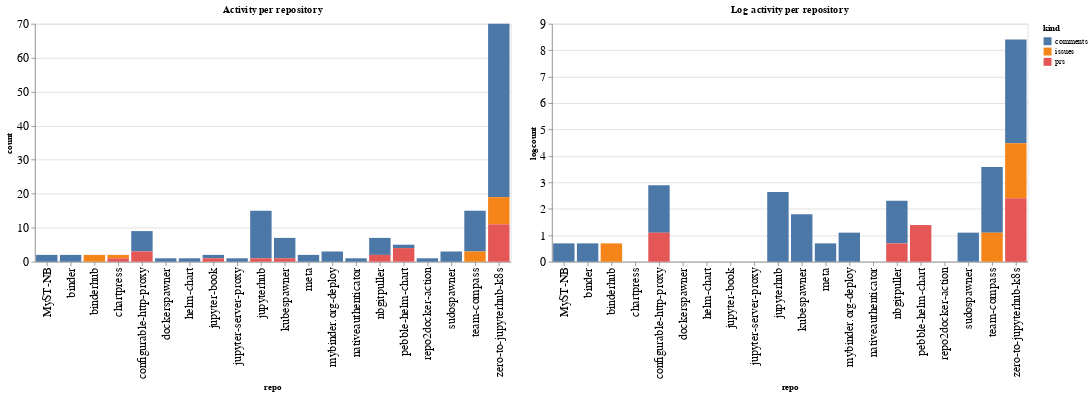

This figure's notebook cell:
### Code cell
ch1 = alt.Chart(repo_summaries, width=600, title="Activity per repository").mark_bar().encode(
    x='repo',
    y='count',
    color='kind',
    tooltip="kind"
)

ch2 = alt.Chart(repo_summaries, width=600, title="Log activity per repository").mark_bar().encode(
    x='repo',
    y='logcount',
    color='kind',
    tooltip="kind"
)

ch1 | ch2

### Figure 1 — Vega-Lite specification as saved in the notebook (floating-point values rounded to 4 significant figures)
{"config": {"axisLeft": {"labelFontSize": 15}, "axisBottom": {"labelFontSize": 15}}, "hconcat": [{"mark": "bar", "encoding": {"color": {"type": "nominal", "field": "kind"}, "tooltip": {"type": "nominal", "field": "kind"}, "x": {"type": "nominal", "field": "repo"}, "y": {"type": "quantitative", "field": "count"}}, "title": "Activity per repository", "width": 600}, {"mark": "bar", "encoding": {"color": {"type": "nominal", "field": "kind"}, "tooltip": {"type": "nominal", "field": "kind"}, "x": {"type": "nominal", "field": "repo"}, "y": {"type": "quantitative", "field": "logcount"}}, "title": "Log activity per repository", "width": 600}], "data": {"name": "data-7b0b6f6bd66d10cc3a3fdc3b47db752a"}, "$schema": "https://vega.github.io/schema/vega-lite/v4.8.1.json", "datasets": {"data-7b0b6f6bd66d10cc3a3fdc3b47db752a": [{"repo": "MyST-NB", "kind": "comments", "count": 2, "logcount": 0.6931}, {"repo": "binder", "kind": "comments", "count": 2, "logcount": 0.6931}, {"repo": "binderhub", "kind": "issues", "count": 2, "logcount": 0.6931}, {"repo": "chartpress", "kind": "issues", "count": 1, "logcount": 0.0}, {"repo": "chartpress", "kind": "prs", "count": 1, "logcount": 0.0}, {"repo": "configurable-http-proxy", "kind": "comments", "count": 6, "logcount": 1.792}, {"repo": "configurable-http-proxy", "kind": "prs", "count": 3, "logcount": 1.099}, {"repo": "dockerspawner", "kind": "comments", "count": 1, "logcount": 0.0}, {"repo": "helm-chart", "kind": "comments", "count": 1, "logcount": 0.0}, {"repo": "jupyter-book", "kind": "comments", "count": 1, "logcount": 0.0}, {"repo": "jupyter-book", "kind": "prs", "count": 1, "logcount": 0.0}, {"repo": "jupyter-server-proxy", "kind": "comments", "count": 1, "logcount": 0.0}, {"repo": "jupyterhub", "kind": "comments", "count": 14, "logcount": 2.639}, {"repo": "jupyterhub", "kind": "prs", "count": 1, "logcount": 0.0}, {"repo": "kubespawner", "kind": "comments", "count": 6, "logcount": 1.792}, {"repo": "kubespawner", "kind": "prs", "count": 1, "logcount": 0.0}, {"repo": "meta", "kind": "comments", "count": 2, "logcount": 0.6931}, {"repo": "mybinder.org-deploy", "kind": "comments", "count": 3, "logcount": 1.099}, {"repo": "nativeauthenticator", "kind": "comments", "count": 1, "logcount": 0.0}, {"repo": "nbgitpuller", "kind": "comments", "count": 5, "logcount": 1.609}, {"repo": "nbgitpuller", "kind": "prs", "count": 2, "logcount": 0.6931}, {"repo": "pebble-helm-chart", "kind": "comments", "count": 1, "logcount": 0.0}, {"repo": "pebble-helm-chart", "kind": "prs", "count": 4, "logcount": 1.386}, {"repo": "repo2docker-action", "kind": "comments", "count": 1, "logcount": 0.0}, {"repo": "sudospawner", "kind": "comments", "count": 3, "logcount": 1.099}, {"repo": "team-compass", "kind": "comments", "count": 12, "logcount": 2.485}, {"repo": "team-compass", "kind": "issues", "count": 3, "logcount": 1.099}, {"repo": "zero-to-jupyterhub-k8s", "kind": "comments", "count": 51, "logcount": 3.932}, {"repo": "zero-to-jupyterhub-k8s", "kind": "issues", "count": 8, "logcount": 2.079}, {"repo": "zero-to-jupyterhub-k8s", "kind": "prs", "count": 11, "logcount": 2.398}]}}
